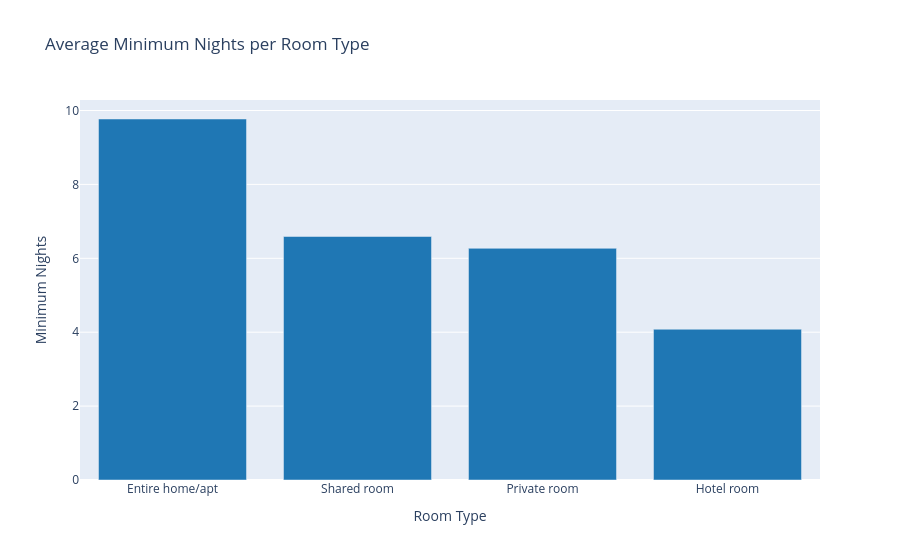

The notebook cell this image was saved under:
### Code cell
import plotly.graph_objects as go

# Calculating the average minimum nights per room type
room_type_nights = round(df1.groupby('room type')['minimum nights'].mean(), 2).sort_values(ascending=False)

# Create a bar plot
fig = go.Figure(data=[go.Bar(
    x=room_type_nights.index,
    y=room_type_nights.values,
    marker_color='#1f77b4'  # Custom color
)])

# Update layout
fig.update_layout(
    title='Average Minimum Nights per Room Type',
    xaxis=dict(title='Room Type'),
    yaxis=dict(title='Minimum Nights'),
    showlegend=False,
)

# Show the plot
fig.show()

### Figure 1 — Plotly figure (JSON) as saved in the notebook; plotly's stock layout.template omitted (floating-point values rounded to 4 significant figures)
{"data": [{"marker": {"color": "#1f77b4"}, "type": "bar", "x": ["Entire home/apt", "Shared room", "Private room", "Hotel room"], "y": [9.77, 6.59, 6.27, 4.08]}], "layout": {"showlegend": false, "title": {"text": "Average Minimum Nights per Room Type"}, "xaxis": {"title": {"text": "Room Type"}}, "yaxis": {"title": {"text": "Minimum Nights"}}}}
